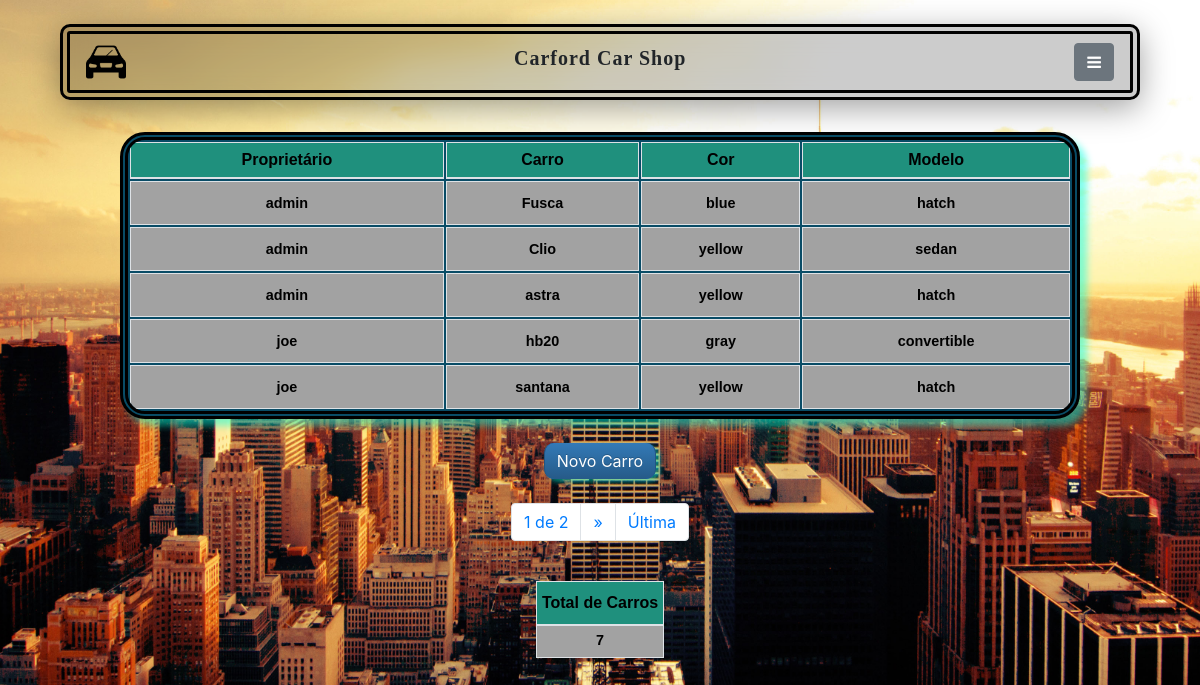
The page / on the database its author committed.
### list/models.py (models this page shows, shortened)
class Carros(models.Model):
    nome_do_carro = models.CharField(max_length=200, verbose_name='Carro')
    cor = models.CharField(max_length=200, choices=colors)
    modelos = models.CharField(max_length=200, choices=model)
    proprietarios = models.ForeignKey(Proprietarios, on_delete=models.CASCADE, related_name="proprietarios",
                                      related_query_name= 'proprietarios',verbose_name='Proprietário')
    class Meta:
        verbose_name = 'Carro'
        verbose_name_plural = 'Carros'
        ordering = ['nome_do_carro',]

### proprietarios/models.py (models this page shows)
class Proprietarios(models.Model):
    nome = models.CharField(max_length=200, unique=True)
    possivel_venda = models.BooleanField(default=True)
    class Meta:
        verbose_name = 'Proprietário'
        verbose_name_plural = 'Proprietários'
        ordering = ['id',]
    def __str__(self):
        return self.nome

### list/views.py (the view)
# urls.py: path('', views.CarrosList.as_view(), name='lista'),
class CarrosList(ListView):
    model = Carros
    queryset = Carros.objects.order_by('proprietarios_id')
    template_name = 'to_do_list/to_do_list.html'
    context_object_name = 'carros_list'
    paginate_by = 5
    def get_context_data(self, *args, **kwargs):
        context = super().get_context_data(*args, **kwargs)
        context['carros'] = Carros.objects.count()
        return context

### templates/to_do_list/to_do_list.html (shortened to what this page needs)
{% extends 'base.html' %}
{% load crispy_forms_tags %}
{% block main %}
{% include 'mensagens.html' %}
{% include 'navbar.html' %}
<center><h2></h2></center><br>
<center><table class="table-bordered my_table" id="alter">
    <thead class="mythead">
        <tr>
            <th>Proprietário</th>
            <th>Carro</th>
            <th>Cor</th>
            <th>Modelo</th>
        </tr>
    </thead>
    <tbody class="mytbody">
        <tr>
            {% for carro in carros_list %}
            <td>{{ carro.proprietarios }}</td>
            <td>{{ carro.nome_do_carro }}</td>
            <td>{{ carro.cor }}</td>
            <td>{{ carro.modelos }}</td>
        </tr>{% endfor %}
    </tbody>
</table></center>
<br>
<center><a href="{% url 'novo_carro' %}" class="btn btn-primary mybtn mx-3">Novo Carro</a></center><br>
<ul class="pagination justify-content-center">
    <li class="page-item">
        <span class="page-link">{{ page_obj.number }} de {{ page_obj.paginator.num_pages }}</span>
    </li>
    {% if page_obj.has_next %}
        <li class="page-item">
            <a class="page-link" href="?page={{ page_obj.next_page_number }}">&raquo;</a>
        </li>
        <li class="page-item">
            <a class="page-link" href="?page={{ page_obj.paginator.num_pages }}">Última</a>
        </li>
    {% endif %}
</ul>
<br>
<center><table class="table-bordered table-sm">
    <thead class="mythead">
        <tr>
            <th>Total de Carros</th>
        </tr>
    </thead>
    <tbody class="mytbody">
        <tr>
            <td>{{ carros }}</td>
        </tr>
    </tbody>
</table></center>
{% endblock %}

### static/style.css (style rules this page uses)
body { position: relative; min-height: 100vh; background-image: url('/static/imagens/cropped-1920-1080-796747.jpg'); background-repeat: no-repeat; background-position: center; background-size:cover; background-color: #36eeb0; }
.table-bordered { color: #000000; background-color: #ffffff; }
.mythead { background-color:#1f907d; color:#000000; text-align: center; font-family:'Franklin Gothic Medium', 'Arial Narrow', Arial, sans-serif; line-height: 2rem; }
.mytbody { background-color: #a2a2a2; text-align: center; font-size: 90%; font-family:Verdana, Geneva, Tahoma, sans-serif; font-weight: bold; }
.my_table { line-height: 2.5rem; border-radius: 25px; -moz-border-radius: 25px; width: 100%; min-width: 300px; max-width: 960px; overflow-x: hidden; overflow-y: hidden; background-color: #094c66; border: 0.5rem; border-style: double; border-collapse: separate; box-shadow: #03fee17d 7px 7px 7px; }
.mybtn { color: #ffffff; box-shadow: #03fee17d 4px 3px 5px; border-radius: 10px; border-top: 1px; border-bottom: 1px; transition: transform 200ms, box-shadow 200ms; }

### rows shown on the page
Carros: proprietarios "admin", nome_do_carro "Fusca", cor "blue", modelos "hatch"
Carros: proprietarios "admin", nome_do_carro "Clio", cor "yellow", modelos "sedan"
Carros: proprietarios "admin", nome_do_carro "astra", cor "yellow", modelos "hatch"
Carros: proprietarios "joe", nome_do_carro "hb20", cor "gray", modelos "convertible"
Carros: proprietarios "joe", nome_do_carro "santana", cor "yellow", modelos "hatch"

### other values the page prints
{{ page_obj.number }} "1"
{{ page_obj.paginator.num_pages }} "2"
{{ carros }} "7"
